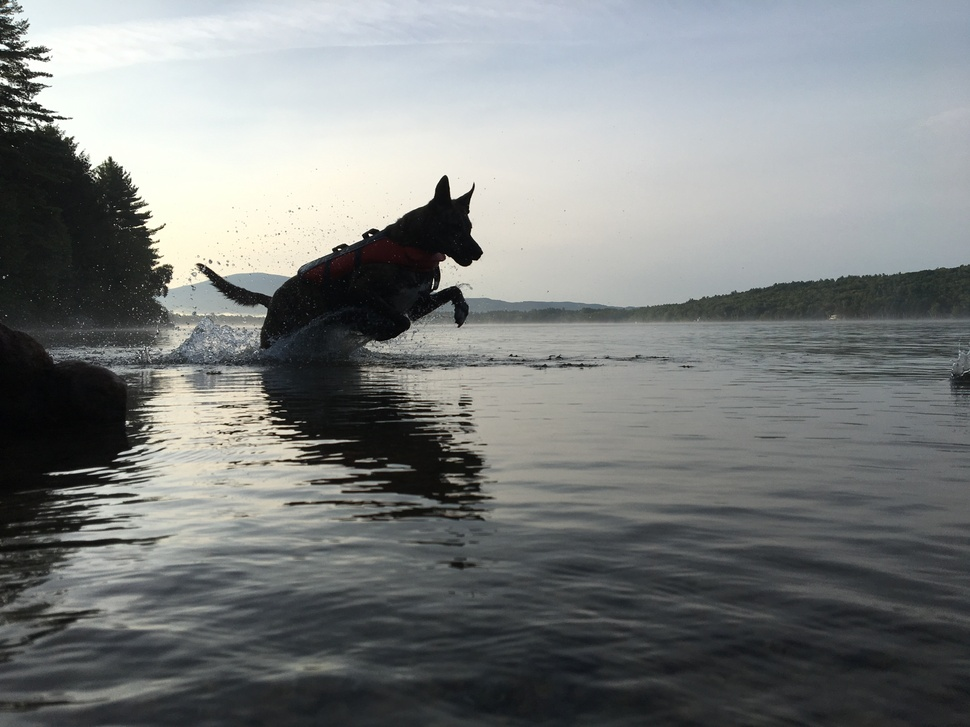
#> input picture Dog89.JPG, 970 x 727 px, shrunk from 4032 x 3024 before the run
$ python Filter.py
#> lines starting #> are read from the running program, lines starting #| are printed output that depends on the picture
from PIL import Image
import colorsys
import math

dogpic = Image.open("Dog89.JPG")
#> dogpic is the input picture: PIL image 970x727 RGB; mean R, G, B 123.8, 127.1, 126.8

imgx, imgy = dogpic.size
#> imgx = 970; imgy = 727


px = dogpic.load() #calling on the variable px[x, y] will give the rgb of pixel[x, y]

for x in range(imgx):
	for y in range(imgy):


		a,b,c = px[(x), (y)] #get rgb values


		#increase contrast: if value are high, make them higher, if values low, make them lower
		if a > 200:
			a = a*1.05
		if a <100:
			a = .95*a

		if 200 < b:
			b = 1.05*b
		if b <100:
			b = b *.95

		if c > 200:
			c = c*1.05
		if c <100:
			c = c*.95


		#make entire picture more red
		a = a**1.05


		#make sure rgb values within limits
		if a> 255:
			a = 255
		if a < 0:
			a = 0

		if b> 255:
			b = 255
		if b < 0:
			b = 0

		if c> 255:
			c = 255
		if c < 0:
			c = 0


		a,b,c = a/255, b/255, c/255 #need to be a value b/w 0 and 1 for conversion

		h,s,v = colorsys.rgb_to_hsv(a,b,c) #converting b/w hsv and rgb
		s = s *2 #increase saturation


		r,g,b = colorsys.hsv_to_rgb(h,s,v) #converting b/w hsv and rgb
		r,g,b = r*255, g*255, b*255 #to finish conversion, multiply by 255 to put in rgb scale

		dogpic.putpixel((x,y), (int(r),int(g),int(b))) #place new values

	print("Filter "+str(int(((x/imgx)*100)))+"% complete") #indicate % complete
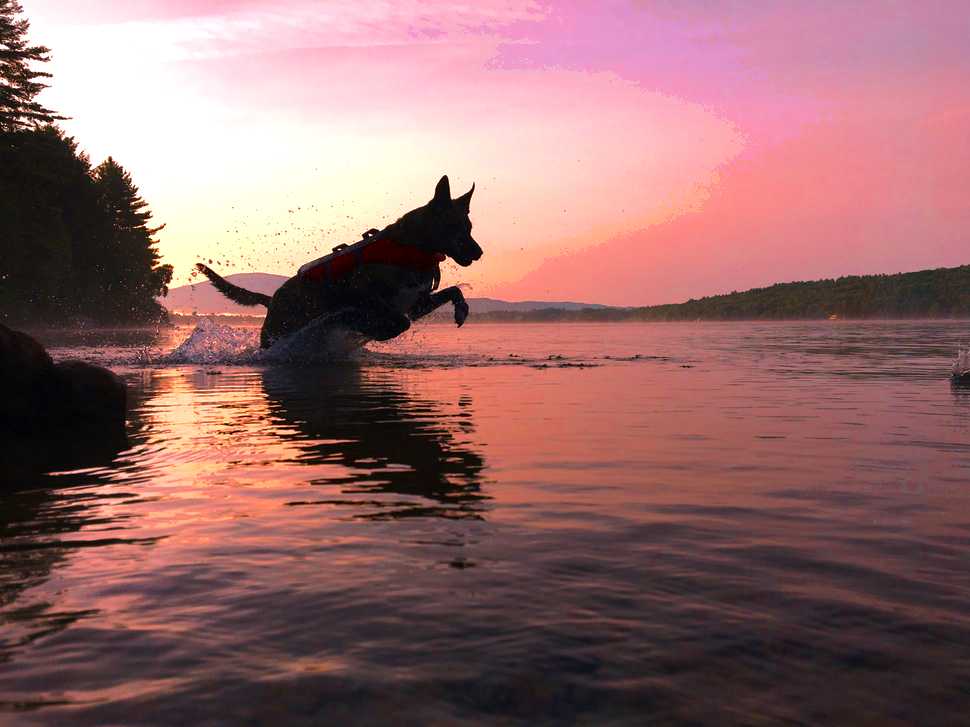
#> dogpic: PIL image 970x727 RGB; mean R, G, B 148.3, 106.7, 107

px = dogpic.load()

for y in range(imgy):
	for x in range(imgx):
		m = 3
		mlx, mmx, mly, mmy = (-1*m), m, (-1*m), m
		if mmx<x<(imgx + mlx) and mmy<y<(imgy+mly):
			for t in range(mly, mmy+1):
				for r in range(mlx, mmx+1):
					a,b,c = px[(x+r), (y+t)]
					w,e,u, = px[x, y]
					r,g,b = ((a+w)/2), ((b+e)/2), ((c+u)/2)
#> (the run stopped early here; a loop or call above may not have finished)
